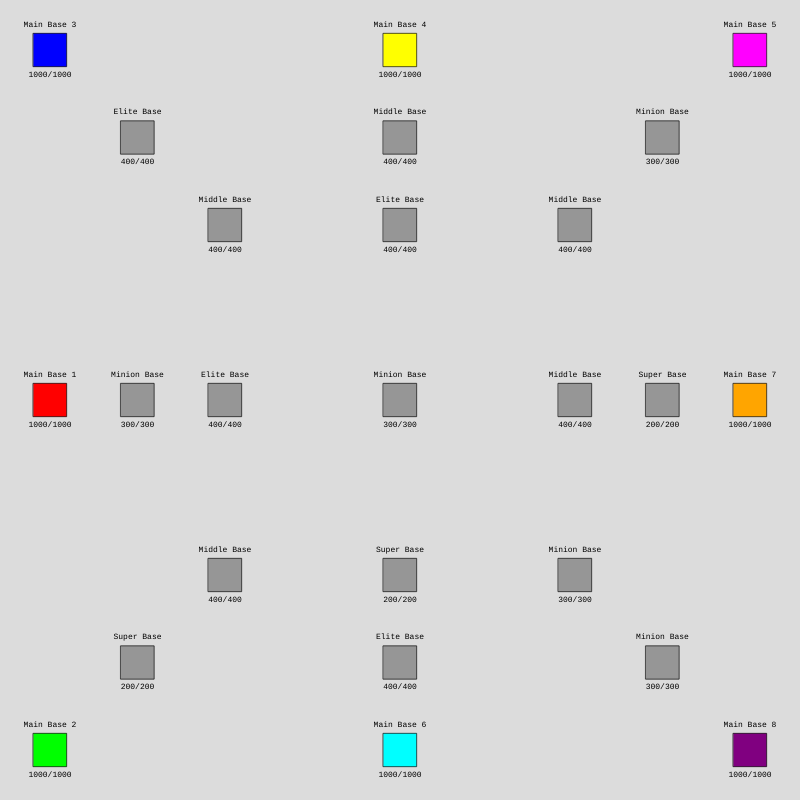
Frame 1 (no input)
Frame 60 (no input): identical to frame 1, image omitted
Frame 120 (the mouse pressed at the canvas centre since frame 60): identical to frame 1, image omitted

The p5.js sketch that drew this single still picture (run headless with seeded random() and noise() and a simulated clock; from frame 60 on, the mouse is pressed at the canvas centre):

// p5.js sketch
// ── sketch.js
// === Global Variables & Parameters ===
let numTeams = 8;
// Map level and virtual dimensions:
let mapLevel = 2;  // 0: small, 1: medium, 2: big
let mapWidth, mapHeight;
if (mapLevel === 0) { mapWidth = 800; mapHeight = 800; }
else if (mapLevel === 1) { mapWidth = 1000; mapHeight = 1000; }
else if (mapLevel === 2) { mapWidth = 1200; mapHeight = 1200; }

let simulationStarted = false;
let bases = [];
let units = [];
let projectiles = [];  // for ranged projectiles

let teamCaptures = new Map();

// Spawning parameters
let spawnInterval = 10000;  // ms between waves
let spawnUnitDelay = 300;   // ms delay between unit spawns in a wave

// Base HP settings
let baseHP = 1000;
let additionalBaseHPInitial = 200;

let unitParams = {
  normal: { hp: 20, speed: 1.5, radius: 8, attackDamage: 5, aggroRange: 20, baseUnitSpawnCount: 3, baseHP: 1000, aroundBaseAggroRange: 200},
  elite: { hp: 40, speed: 1.2, radius: 12, attackDamage: 8, aggroRange: 20, baseUnitSpawnCount: 2, baseHP: 400, aroundBaseAggroRange: 200},
  super: { hp: 80, speed: 1.0, radius: 16, attackDamage: 5, aggroRange: 10, baseUnitSpawnCount: 1, baseHP: 200, aroundBaseAggroRange: 50 },
  middle: { hp: 30, speed: 1.4, radius: 8, attackDamage: 6, aggroRange: 40, baseUnitSpawnCount: 1, baseHP: 400, aroundBaseAggroRange: 400, range: 150 },
  minion: { hp: 10, speed: 3, radius: 5, attackDamage: 2, aggroRange: 4, baseUnitSpawnCount: 5, baseHP: 300, aroundBaseAggroRange: 40 }
};

let attackDistance = 15;      // melee range
let attackCooldown = 1000;    // ms between attacks
let centerMultiplier = 4;     // spawn rate multiplier for center additional bases
let additionalMultiplier = 2; // for intermediate additional bases
let captureRange = 100;       // if a base is within this range, units pause their mission

const BASE_SIZE = 50;  // Virtual base size


// Array of 8 distinct team colors:
let teamColors;

// === Setup & Draw (with scaling) ===

function setup() {
  teamColors = [
    color(255, 0, 0),    // red
    color(0, 255, 0),    // green
    color(0, 0, 255),    // blue
    color(255, 255, 0),  // yellow
    color(255, 0, 255),  // magenta
    color(0, 255, 255),  // cyan
    color(255, 165, 0),  // orange
    color(128, 0, 128)
  ];

  createCanvas(800, 800);
  textFont('monospace');
  simulationStarted = true;
  initBases();
}

function draw() {
  // Scale the virtual map to fit the fixed canvas.
  let scaleFactor = width / mapWidth;
  push();
  scale(scaleFactor);

  background(220);

  // Spawn waves from each base.
  for (let b of bases) {
    if (!b.alive) continue;
    // For additional bases, spawn only if captured.
    if (b.type !== "original" && b.team == null) continue;

    let multiplier = 1;
    if (b.type === "original") multiplier = 1;
    else if (b.type === "additional") {
      if (b.locationType === "center") multiplier = centerMultiplier;
      else if (b.locationType === "intermediate") multiplier = additionalMultiplier;
      else if (b.locationType === "extra") multiplier = 1;
    }
    if (millis() - b.lastSpawnTime > spawnInterval * multiplier) {
      spawnWave(b);
      b.lastSpawnTime = millis();
    }
  }

  // Display bases.
  for (let b of bases) { b.display(); }

  // Update and display units.
  for (let i = units.length - 1; i >= 0; i--) {
    let u = units[i];
    u.update();
    u.display();
  }

  // Update and display projectiles.
  for (let i = projectiles.length - 1; i >= 0; i--) {
    let p = projectiles[i];
    p.update();
    p.display();
    if (p.toDelete) projectiles.splice(i, 1);
  }

  pop();  // end scale

  push();
  text("Winner: ", width, - height/2);
  textSize(16);
  fill(0);
  textAlign(CENTER, CENTER);
  pop();

  // Determine winner.
  let teamsAlive = new Set();
  for (let b of bases) {
    if (b.alive && b.team != null) teamsAlive.add(b.team.name);
  }
  if (teamsAlive.size === 1 && teamsAlive.size > 0) {
    push();
    textSize(32);
    fill(0);
    textAlign(CENTER, CENTER);
    text("Winner: " + teamsAlive.values().next().value, width/2, height/2);
    pop();
    noLoop();
  }
}

// === Base & Unit Initialization ===

// Create 8 original (main) bases along the edges.
// Extra main bases remain neutral (gray) if numTeams < 8.
function initBases() {
  bases = [];
  let margin = 50;
  let positions = [
    { x: margin, y: margin },
    { x: mapWidth/2 - BASE_SIZE/2, y: margin },
    { x: mapWidth - margin - BASE_SIZE, y: margin },
    { x: mapWidth - margin - BASE_SIZE, y: mapHeight/2 - BASE_SIZE/2 },
    { x: mapWidth - margin - BASE_SIZE, y: mapHeight - margin - BASE_SIZE },
    { x: mapWidth/2 - BASE_SIZE/2, y: mapHeight - margin - BASE_SIZE },
    { x: margin, y: mapHeight - margin - BASE_SIZE },
    { x: margin, y: mapHeight/2 - BASE_SIZE/2 }
  ];
  // Create 8 original bases./////////////////////////////////////////////////////////
  // Create 8 original bases using random positions, removing each after selection.
  for (let i = 0; i < numTeams; i++) {
    let randomIndex = Math.floor(Math.random() * positions.length);
    let pos = positions.splice(randomIndex, 1)[0];

    let col = (i < numTeams) ? teamColors[i] : color(200);
    let base = new Base(pos.x, pos.y, "Main Base " + (i + 1), col, "original");
    base.hp = baseHP;
    base.maxHP = baseHP;

    if (i < numTeams) {
      base.team = base; // Assigned team.
    } else {
      base.team = null; // Neutral.
    }

    teamCaptures.set(base, 1);
    bases.push(base);
  }

  // Create additional bases.
  let centerX = mapWidth / 2, centerY = mapHeight / 2;
  if (mapLevel === 0) {
    let ab = new Base(centerX - BASE_SIZE/2, centerY - BASE_SIZE/2, "", color(150), "additional");
    ab.locationType = "center";
    assignRandomSpawnType(ab);
    bases.push(ab);
  } else if (mapLevel === 1) {
    let centerAb = new Base(centerX - BASE_SIZE/2, centerY - BASE_SIZE/2, "", color(150), "additional");
    centerAb.locationType = "center";
    assignRandomSpawnType(centerAb);
    bases.push(centerAb);
    for (let orig of bases.filter(b => b.type === "original")) {
      let bx = orig.x + BASE_SIZE/2, by = orig.y + BASE_SIZE/2;
      let midX = (centerX + bx) / 2;
      let midY = (centerY + by) / 2;
      let ab = new Base(midX - BASE_SIZE/2, midY - BASE_SIZE/2, "", color(150), "additional");
      ab.locationType = "intermediate";
      assignRandomSpawnType(ab);
      bases.push(ab);
    }
  } else if (mapLevel === 2) {
    let centerAb = new Base(centerX - BASE_SIZE/2, centerY - BASE_SIZE/2, "", color(150), "additional");
    centerAb.locationType = "center";
    assignRandomSpawnType(centerAb);
    bases.push(centerAb);
    let originalBases = bases.filter(b => b.type === "original");
    for (let orig of originalBases) {
      let bx = orig.x + BASE_SIZE/2, by = orig.y + BASE_SIZE/2;
      let midX = (centerX + bx) / 2;
      let midY = (centerY + by) / 2;
      let ab1 = new Base(midX - BASE_SIZE/2, midY - BASE_SIZE/2, "", color(150), "additional");
      ab1.locationType = "intermediate";
      assignRandomSpawnType(ab1);
      bases.push(ab1);
      let extraX = centerX + 0.75 * (bx - centerX);
      let extraY = centerY + 0.75 * (by - centerY);
      let ab2 = new Base(extraX - BASE_SIZE/2, extraY - BASE_SIZE/2, "", color(150), "additional");
      ab2.locationType = "extra";
      assignRandomSpawnType(ab2);
      bases.push(ab2);
    }
  }

  // Initialize spawn timers.
  for (let b of bases) { b.lastSpawnTime = millis(); }
}

// === Additional Base Type Assignment ===
// Additional bases are randomly assigned one of "elite", "middle", "minion", or "super".
function assignRandomSpawnType(baseObj) {
  baseObj.spawnType = random(["elite", "middle", "minion", "super"]);

  let typeData = unitParams[baseObj.spawnType];

  Object.assign(baseObj, {
    name: `${baseObj.spawnType.charAt(0).toUpperCase() + baseObj.spawnType.slice(1)} Base`,
    hp: typeData.baseHP,
    maxHP: typeData.baseHP,
    unitsSpawnCount: typeData.baseUnitSpawnCount
  });
}

// === Wave Spawning ===
// When a wave spawns from a base, one common objective is determined for the entire wave.
function spawnWave(b) {
  let waveSize, unitType;
  if (b.type === "original") {
    waveSize = 3;
    unitType = "normal";
  } else if (b.type === "additional") {
    unitType = b.spawnType;
    waveSize = b.unitsSpawnCount;
  }

  let commonObjective = chooseTargetBase(b.team);
  for (let i = 0; i < waveSize; i++) {
    setTimeout(() => {
      let offsetX = random(-10, 10);
      let offsetY = random(-10, 10);
      let unit = new Unit(b.x + BASE_SIZE/2 + offsetX, b.y + BASE_SIZE/2 + offsetY, b, commonObjective, unitType);
      if (unit.unitType === "middle") unit.lockedTarget = null;
      units.push(unit);
    }, i * spawnUnitDelay);
  }
}

// === Target Selection Functions ===
function chooseTargetBase(ourTeam) {
  let teamWeights = new Map(); // Use Map to track team names and their total weights

  // Count weights for each team (number of buildings)
  for (let b of bases) {
    if (!b.alive || b.team?.name === ourTeam.name) continue;
    if (b.type === "original" || b.type === "additional") {
      const teamName = b.team?.name || "neutral";
      let selectedTeamWeight = teamWeights.get(teamName);

      let weightToAdd = 1;

      if(selectedTeamWeight)
      {
        weightToAdd = 10;
      }

      teamWeights.set(teamName, (selectedTeamWeight || 0) + weightToAdd);
    }
  }

  // Convert to array of {name, weight} objects
  let weightedTeams = Array.from(teamWeights, ([name, weight]) => ({ name, weight }));

  // If no valid targets, fallback to neutrals/others
  if (weightedTeams.length === 0) {
    let fallbackTargets = bases.filter(b => b.alive && (b.team?.name !== ourTeam.name));
    return random(fallbackTargets);
  }

  // Calculate total weight for probability distribution
  let totalWeight = weightedTeams.reduce(
      (sum, t) => sum + t.weight, 0
  );

  // Random selection with weighting
  let randomValue = random(totalWeight);
  let accumulated = 0;
  let chosenTeam;

  for (let t of weightedTeams) {
    accumulated += t.weight;
    if (randomValue <= accumulated) {
      chosenTeam = t.name;
      break;
    }
  }

  // Get potential targets for chosen team
  let targets = bases.filter(b =>
      b.alive &&
      b.team?.name === chosenTeam &&
      (b.type === "original" || b.type === "additional")
  );

  // Prefer original bases slightly more than additional ones
  let mainBases = targets.filter(b => b.type === "original");
  let additionalBases = targets.filter(b => b.type === "additional");

  if (mainBases.length > 0 && additionalBases.length > 0) {
    return random() > 0.7 ? random(mainBases) : random(additionalBases);
  }

  return random(targets);
}

function getNearestUncapturedBase(ourTeam)
{
  let nearest = null, nearestDist = Infinity;
  for (let b of bases) {
    if (!b.team) {
      let d = dist(this.x, this.y, b.x + BASE_SIZE / 2, b.y + BASE_SIZE / 2);
      if (d < captureRange && d < nearestDist) {
        nearest = b;
        nearestDist = d;
      }
    }
  }

  if(nearest)
  {
    return nearest;
  }
  else{
   return chooseTargetBase(ourTeam);
  }
}

function chooseDecisionTarget(ourTeam) {
  let ourTeamBaseCount = teamCaptures[ourTeam];
  let captureThreshold = 0;

  for (let b of bases)
  {
    captureThreshold = teamCaptures[b.team];
  }

  captureThreshold = captureThreshold / numTeams;

  if(ourTeamBaseCount <= captureThreshold)
  {
    return getNearestUncapturedBase(ourTeam);
  }

  // Same weighting logic as chooseTargetBase
  let teamWeights = new Map();

  for (let b of bases) {
    if (!b.alive || b.team?.name === ourTeam.name) continue;
    if (b.type === "original" || b.type === "additional") {
      const teamName = b.team?.name || "neutral";
      teamWeights.set(teamName, (teamWeights.get(teamName) || 0) + 1);
    }
  }

  let teams = [];
  for (let name in teamCounts) { teams.push({ name: name, count: teamCounts[name] }); }
  if (teams.length === 0) return chooseTargetBase(ourTeam);
  let maxCount = Math.max(...teams.map(t => t.count));
  let totalWeight = 0;
  let weightedTeams = [];
  for (let t of teams) {
    let weight = t.count;
    if (t.count === maxCount) weight *= 1.1;
    weightedTeams.push({ name: t.name, weight: weight });
    totalWeight += weight;
  }
  let r = random(totalWeight);
  let chosenTeamName;
  for (let t of weightedTeams) {
    r -= t.weight;
    if (r <= 0) { chosenTeamName = t.name; break; }
  }
  let mainBase = bases.find(b => b.type === "original" && b.team && b.team.name === chosenTeamName);
  let expansionBases = bases.filter(b => b.type === "additional" && b.team && b.team.name === chosenTeamName);
  if (expansionBases.length > 0)
    return (random() < 0.5) ? random(expansionBases) : mainBase;
  else return mainBase;
}

// === Classes ===

class Base {
  constructor(x, y, name, col, type) {
    this.x = x;
    this.y = y;
    this.name = name;
    this.col = col;
    this.type = type; // "original" or "additional"
    this.alive = true;
    this.size = BASE_SIZE;
    this.lastSpawnTime = 0;
    this.unitsSpawnCount = 1;
    this.unitType = "normal";
    if (type === "original") {
      this.hp = baseHP;
      this.maxHP = baseHP;
      this.team = null; // will be set in initBases()
    } else {
      this.hp = additionalBaseHPInitial;
      this.maxHP = additionalBaseHPInitial;
      this.team = null; // remains neutral until captured
      this.spawnType = null;
      this.locationType = "";
    }
  }

  takeDamage(attacker)
  {
    this.hp -= attacker.attackDamage;
    if (this.hp <= 0) {
      if(this.team)
      {
        teamCaptures[this.team] = teamCaptures[this.team] - 1;
      }

      this.team = attacker.team;
      this.col = attacker.col;
      this.hp = this.maxHP;  // fully restore HP
      teamCaptures[this.team] = teamCaptures[this.team] + 1;
    }
  }

  display() {
    if (!this.alive) return;
    if (this.type === "additional" && this.team == null) fill(150);
    else fill(this.col);
    rect(this.x, this.y, this.size, this.size);
    fill(0);
    textSize(12);
    textAlign(CENTER);
    text(this.name, this.x + this.size / 2, this.y - 10);
    text(this.hp + "/" + this.maxHP, this.x + this.size / 2, this.y + this.size + 15);
  }
}

class Unit {
  constructor(x, y, homeBase, targetBase, unitType = "normal") {
    this.x = x;
    this.y = y;
    this.homeBase = homeBase;
    this.team = homeBase.team;  // inherited from spawning base
    this.unitType = unitType;
    let params = unitParams[unitType];
    this.hp = params.hp;
    this.speed = params.speed;
    this.radius = params.radius;
    this.attackDamage = params.attackDamage;
    this.col = homeBase.col;
    // The mission remains fixed until fulfilled.
    this.originalTargetBase = targetBase;
    this.currentTarget = targetBase;
    this.lastAttackTime = 0;
    this.alive = true;
    if (this.unitType === "middle") this.lockedTarget = null;
  }

  takeDamage(damage) {
    this.hp -= damage;
    if (this.hp <= 0) {
      this.alive = false;
      let idx = units.indexOf(this);
      if (idx !== -1) units.splice(idx, 1);
    }
  }

  findCapturableBase() {
    let nearest = null, nearestDist = Infinity;
    for (let b of bases) {
      if (!b.alive) continue;
      if (b.team && b.team.name === this.team.name) continue;
      let d = dist(this.x, this.y, b.x + BASE_SIZE / 2, b.y + BASE_SIZE / 2);
      if (d < captureRange && d < nearestDist) {
        nearest = b;
        nearestDist = d;
      }
    }
    return nearest;
  }

  update() {
    // choose a new target if the original task is fulfilled
    if (this.originalTargetBase
        && this.originalTargetBase.team
        && this.originalTargetBase.team.name === this.team.name) {
      let newTarget = chooseDecisionTarget(this.team);
      this.originalTargetBase = newTarget;
      this.currentTarget = newTarget;
      if (this.unitType === "middle") this.lockedTarget = null;
    }
    if (!this.originalTargetBase) {
      this.originalTargetBase = chooseTargetBase(this.team);
      this.currentTarget = this.originalTargetBase;
    }

    // determine the aggro range
    let currentAggoRange = this.isFriendlyBuildingAround()? unitParams[this.unitType].aroundBaseAggroRange : unitParams[this.unitType].aggroRange;

    let enemyUnit = this.findNearestEnemyUnit(currentAggoRange);

    if (enemyUnit && dist(this.x, this.y, enemyUnit.x, enemyUnit.y) <= currentAggoRange) {
      this.currentTarget = enemyUnit;
    } else {
      let capturable = this.findCapturableBase();
      if (capturable && capturable !== this.originalTargetBase) {
        this.currentTarget = capturable;
      } else {
        this.currentTarget = this.originalTargetBase;
      }
    }

    if (this.unitType === "middle") {
      if (this.lockedTarget) {
        let dLock = dist(this.x, this.y, this.lockedTarget.x, this.lockedTarget.y);
        if (!this.lockedTarget.alive || dLock > unitParams.middle.range) {
          this.lockedTarget = null;
          this.currentTarget = this.originalTargetBase;
        } else {
          this.currentTarget = this.lockedTarget;
        }
      } else {
        if (this.currentTarget instanceof Base) {
          let enemyUnit2 = this.findNearestEnemyUnit(currentAggoRange);
          if (enemyUnit2 && dist(this.x, this.y, enemyUnit2.x, enemyUnit2.y) <= unitParams.middle.range) {
            this.lockedTarget = enemyUnit2;
            this.currentTarget = enemyUnit2;
          } else {
            let capturable2 = this.findCapturableBase();
            if (capturable2 && capturable2 !== this.originalTargetBase &&
                dist(this.x, this.y, capturable2.x + BASE_SIZE/2, capturable2.y + BASE_SIZE/2) <= unitParams.middle.range) {
              this.currentTarget = capturable2;
            } else {
              this.currentTarget = this.originalTargetBase;
            }
          }
        }
      }
    } else if (this.unitType === "minion") {
      let enemyForMinion = this.findNearestEnemyForMinion(currentAggoRange);
      if (enemyForMinion && dist(this.x, this.y, enemyForMinion.x, enemyForMinion.y) <= unitParams.minion.aggroRange)
        this.currentTarget = enemyForMinion;
      else {
        let capturable = this.findCapturableBase();
        if (capturable && capturable !== this.originalTargetBase)
          this.currentTarget = capturable;
        else
          this.currentTarget = this.originalTargetBase;
      }
    }

    let targetPos = this.getTargetPosition();
    if (targetPos) {
      let desired = createVector(targetPos.x - this.x, targetPos.y - this.y);
      desired.normalize();
      let moveVec = desired;
      let d = dist(this.x, this.y, targetPos.x, targetPos.y);
      if (this.unitType === "middle") {
        if (d > unitParams.middle.range) {
          this.x += this.speed * moveVec.x;
          this.y += this.speed * moveVec.y;
        } else {
          if (millis() - this.lastAttackTime > attackCooldown) {
            this.lastAttackTime = millis();
            if (this.currentTarget) {
              let proj = new Projectile(this.x, this.y, this.currentTarget, this.attackDamage, this.speed * 1.5, 6, this.col, this.team);
              projectiles.push(proj);
            }
          }
        }
      } else {
        if (d > attackDistance) {
          this.x += this.speed * moveVec.x;
          this.y += this.speed * moveVec.y;
        } else {
          if (millis() - this.lastAttackTime > attackCooldown) {
            this.lastAttackTime = millis();
            this.attack(this.currentTarget);
          }
        }
      }
    }
  }

  getTargetPosition() {
    if (!this.currentTarget) return null;
    if (this.currentTarget instanceof Unit)
      return { x: this.currentTarget.x, y: this.currentTarget.y };
    else if (this.currentTarget instanceof Base)
      return { x: this.currentTarget.x + BASE_SIZE/2, y: this.currentTarget.y + BASE_SIZE/2 };
    return null;
  }

  findNearestEnemyUnit(aggroRange) {
    let nearest = null, nearestDist = Infinity;
    for (let other of units) {
      if (other === this) continue;
      if (other.team === this.team) continue;
      let d = dist(this.x, this.y, other.x, other.y);
      if (d < aggroRange && d < nearestDist) {
        nearest = other;
        nearestDist = d;
      }
    }
    return nearest;
  }

  isFriendlyBuildingAround()
  {
    for (let base of bases) {
      if(base.team !== this.team)
      {
        continue;
      }

      let d = dist(this.x, this.y, base.x, base.y);
      if (d < 300) {
        return true;
      }
    }

    return false;
  }

  findNearestEnemyForMinion(aggroRange) {
    let nearest = null, nearestDist = Infinity;
    for (let other of units) {
      if (other === this) continue;
      if (other.team === this.team) continue;
      let d = dist(this.x, this.y, other.x, other.y);
      if (d < aggroRange && d < nearestDist) {
        nearest = other;
        nearestDist = d;
      }
    }
    return nearest;
  }

  attack(target) {
    if (!target) return;
    if (target instanceof Unit) {
      target.takeDamage(this.attackDamage);
      if(!target.alive) {
        this.currentTarget = this.originalTargetBase;
        if (this.unitType === "middle") this.lockedTarget = null;
      }
    }
    else if (target instanceof Base) {
      target.takeDamage(this);
      if (target.team === this) {
        let newTarget = chooseDecisionTarget(this.team);
        this.originalTargetBase = newTarget;
        this.currentTarget = newTarget;
        if (this.unitType === "middle") this.lockedTarget = null;
      }
    }
  }

  display() {
    if (this.unitType === "middle") {
      push();
      translate(this.x, this.y);
      let angle = 0;
      if (this.currentTarget) angle = atan2(this.currentTarget.y - this.y, this.currentTarget.x - this.x);
      rotate(angle);
      fill(this.col);
      let r = unitParams.middle.radius;
      triangle(-r, r, r, r, 0, -r);
      pop();
    } else {
      fill(this.col);
      ellipse(this.x, this.y, this.radius * 2);
    }
    fill(0);
    textSize(10);
    textAlign(CENTER, BOTTOM);
    text(this.hp, this.x, this.y - this.radius - 5);
  }
}

class Projectile {
  constructor(x, y, target, damage, speed, size, col, team) {
    this.x = x;
    this.y = y;
    this.target = target;
    this.attackDamage = damage;
    this.team = team;
    this.speed = speed;
    this.size = size;
    this.col = col;
    this.toDelete = false;
    this.targetPos;
    this.distanceToTargetPos = 0;
  }

  update() {
    if(this.target){
      if (this.target instanceof Base)
        this.targetPos = { x: this.target.x + BASE_SIZE/2, y: this.target.y + BASE_SIZE/2 };
      else
        this.targetPos = { x: this.target.x, y: this.target.y };
    }

    let v = createVector(this.targetPos.x - this.x, this.targetPos.y - this.y);
    this.distanceToTargetPos = v.mag();

    if (this.distanceToTargetPos < 5) {
      this.toDelete = true;

      if (this.target instanceof Base){
        this.target.takeDamage(this);
        return;
      }
      else{
        this.target.takeDamage(this.attackDamage);
        return;
      }
    }
    v.normalize();
    this.x += v.x * this.speed;
    this.y += v.y * this.speed;
  }

  display() {
    fill(this.col);
    rectMode(CENTER);
    rect(this.x, this.y, this.size, this.size);
    rectMode(CORNER);
  }
}

// --- Target Selection Functions ---

function chooseTargetBase(ourTeam) {
  let teamCounts = {};
  for (let b of bases) {
    if (!b.alive) continue;
    if (b.team && b.team.name === ourTeam.name) continue;
    if (b.type === "original" || b.type === "additional") {
      let name = b.team ? b.team.name : "neutral";
      teamCounts[name] = (teamCounts[name] || 0) + 1;
    }
  }
  let teams = [];
  for (let name in teamCounts) { teams.push({ name: name, count: teamCounts[name] }); }
  if (teams.length === 0) {
    let neutrals = bases.filter(b => b.alive && b.team == null);
    if (neutrals.length > 0) return random(neutrals);
    let others = bases.filter(b => b.alive && (!b.team || b.team.name !== ourTeam.name));
    return random(others);
  }
  let maxCount = Math.max(...teams.map(t => t.count));
  let totalWeight = 0;
  let weightedTeams = [];
  for (let t of teams) {
    let weight = t.count;
    if (t.count === maxCount) weight *= 1.1;
    weightedTeams.push({ name: t.name, weight: weight });
    totalWeight += weight;
  }
  let r = random(totalWeight);
  let chosenTeamName;
  for (let t of weightedTeams) {
    r -= t.weight;
    if (r <= 0) { chosenTeamName = t.name; break; }
  }
  let basesForTeam = bases.filter(b => b.alive && b.team && b.team.name === chosenTeamName && (b.type === "original" || b.type === "additional"));
  let mainBases = basesForTeam.filter(b => b.type === "original");
  let expansionBases = basesForTeam.filter(b => b.type === "additional");
  if (mainBases.length > 0 && expansionBases.length > 0)
    return (random() < 0.5) ? random(mainBases) : random(expansionBases);
  else if (mainBases.length > 0) return random(mainBases);
  else if (expansionBases.length > 0) return random(expansionBases);
  return null;
}

function chooseDecisionTarget(ourTeam) {
  let teamCounts = {};
  for (let b of bases) {
    if (!b.alive) continue;
    if (b.team && b.team.name === ourTeam.name) continue;
    if (b.type === "original" || b.type === "additional") {
      let name = b.team ? b.team.name : "neutral";
      teamCounts[name] = (teamCounts[name] || 0) + 1;
    }
  }
  let teams = [];
  for (let name in teamCounts) { teams.push({ name: name, count: teamCounts[name] }); }
  if (teams.length === 0) return chooseTargetBase(ourTeam);
  let maxCount = Math.max(...teams.map(t => t.count));
  let totalWeight = 0;
  let weightedTeams = [];
  for (let t of teams) {
    let weight = t.count;
    if (t.count === maxCount) weight *= 1.1;
    weightedTeams.push({ name: t.name, weight: weight });
    totalWeight += weight;
  }
  let r = random(totalWeight);
  let chosenTeamName;
  for (let t of weightedTeams) {
    r -= t.weight;
    if (r <= 0) { chosenTeamName = t.name; break; }
  }
  let mainBase = bases.find(b => b.type === "original" && b.team && b.team.name === chosenTeamName);
  let expansionBases = bases.filter(b => b.type === "additional" && b.team && b.team.name === chosenTeamName);
  if (expansionBases.length > 0)
    return (random() < 0.2) ? random(expansionBases) : mainBase;
  else return mainBase;
}
